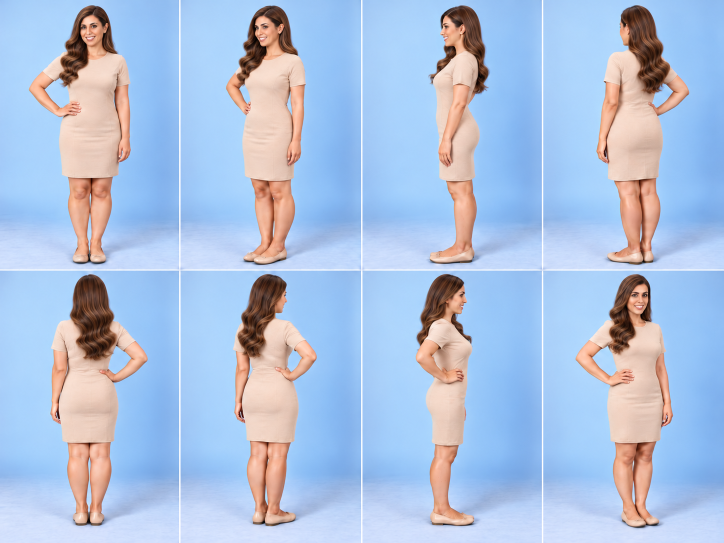
#> input picture closet/avatar8/new2/wig_v3/sheet_wig3.png, 1448 x 1086 px (shown at 1/2 size)
$ python reg3.py
#> lines starting #> are read from the running program, lines starting #| are printed output that depends on the picture; after the words box and inside, x2 and y2 are one past the last pixel; in counts of white or black regions, pixels touching at a corner belong together; pictures that were not available may be replaced by others from this repository, and a replacement may not be noted
# wig v3: crop the 8 panels of Sara's new wig sheet and register each to the doll frame (scale+shift on the body below the hair)
import numpy as np,cv2,json
from PIL import Image
from scipy import ndimage as ndi
N='/home/claude/sara-closet/closet/avatar8/new2'
w=np.asarray(Image.open('sheet_wig3.png').convert('RGB'))
#> w is the input picture: shape (1086, 1448, 3); mean R, G, B 172.8, 192.3, 221.6
X=[(0,359),(361,722),(725,1084),(1086,1448)];Y=[(0,539),(541,1086)]
def fig(a):a=a.astype(int);m=(a[...,0]-a[...,2])>4;return ndi.binary_opening(m,iterations=1)
R={}
for i in range(1,9):
    r,cc=(i-1)//4,(i-1)%4
    raw=w[Y[r][0]:Y[r][1],X[cc][0]:X[cc][1]];Image.fromarray(raw).save(f'raw{i}.png')
#> after `raw = w[Y[r][0]:Y[r][1], X[cc][0]:X[cc][1]]`:
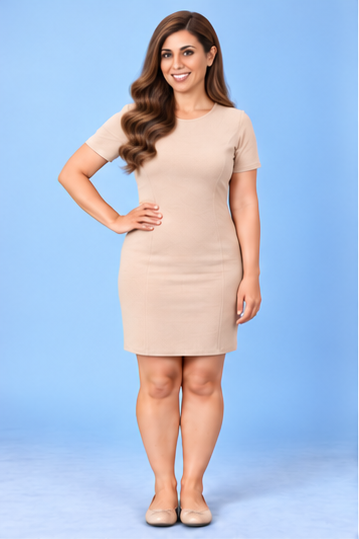
#> raw: shape (539, 359, 3); mean R, G, B 175.8, 192, 218.4
    c=np.asarray(Image.open(f'{N}/frames/c{i}.png').convert('RGB'))
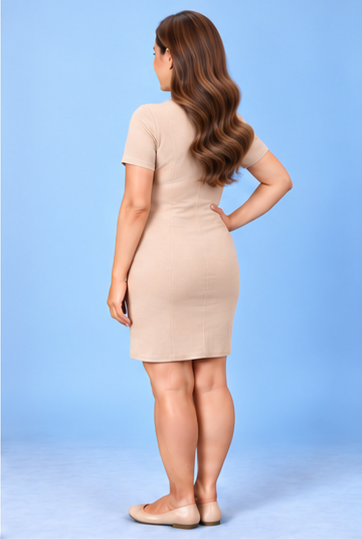
#> input picture closet/avatar8/new2/wig_v3/raw4.png, 362 x 539 px, given in place of c1.png, which was not available
#> c is the input picture: shape (539, 362, 3); mean R, G, B 170.8, 189.6, 218.1
    fc=fig(c);fw=fig(raw)
#> in fig, `m = a[..., 0] - a[..., 2] > 4`:
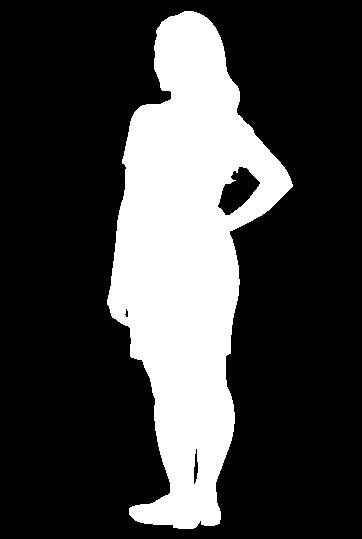
#> m: shape (539, 362) bool; 25.5% white; 1 white region, box (x1, y1, x2, y2) and area: (107, 11, 293, 529) 49799
#> in fig, `return ndi.binary_opening(m, iterations=1)`: returned value: shape (539, 362) bool; 25.5% white; 1 white region, box (x1, y1, x2, y2) and area: (107, 11, 293, 529) 49787
#> in fig (call 2), `m = a[..., 0] - a[..., 2] > 4`:
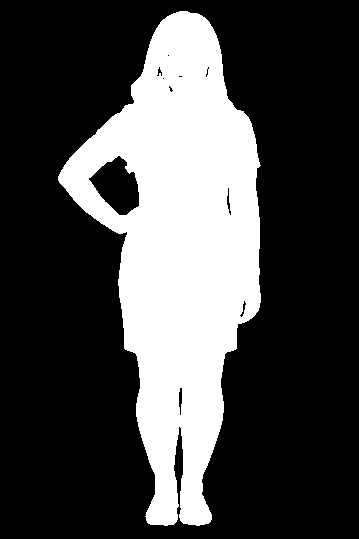
#> m: shape (539, 359) bool; 28% white; 1 white region, box (x1, y1, x2, y2) and area: (58, 11, 261, 526) 54244
#> in fig (call 2), `return ndi.binary_opening(m, iterations=1)`: returned value: shape (539, 359) bool; 28% white; 1 white region, box (x1, y1, x2, y2) and area: (58, 11, 261, 526) 54238
    y0=270
    best=(-1,)
    for s in np.arange(.94,1.08,.01):
        for dy in range(-30,31,2):
            for dx in range(-30,31,2):
                M=np.float32([[s,0,dx],[0,s,dy]]);W=cv2.warpAffine(fw.astype(np.uint8),M,(360,541),flags=cv2.INTER_NEAREST)>0
#> (the run stopped early here; a loop or call above may not have finished)
